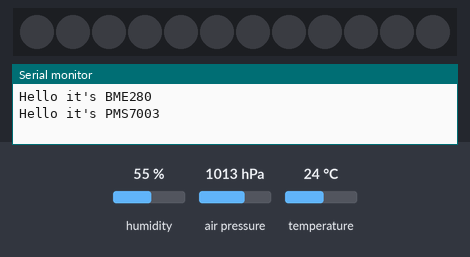
This sketch was run on a simulated Arduino Mega 2560, built with avr-gcc and run on an emulated ATmega2560. On the bench: 12 RGB LEDs in strip order, left to right, the last lines printed to the serial monitor. Inputs (shaded band) come from the test bench; at power-on: humidity 55 %, temperature 24 °C, air pressure 1013 hPa. Dim RGB values are drawn brighter than linear.

Above: at 1.2 s.
1.3 s: humidity set to 42 %
3.5 s: humidity set to 39 %
At 5.2 s:
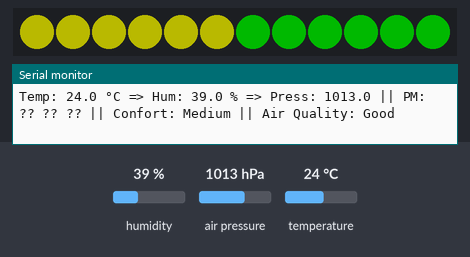
5.5 s: temperature set to 17.4 °C
7.2 s: temperature set to 16.6 °C
At 8.7 s:
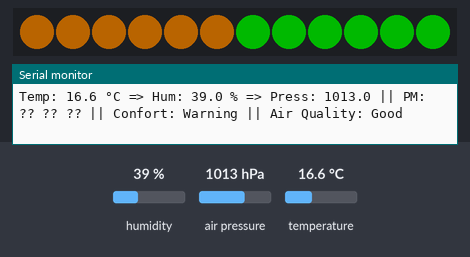
9.5 s: humidity set to 88 %
At 11.2 s:
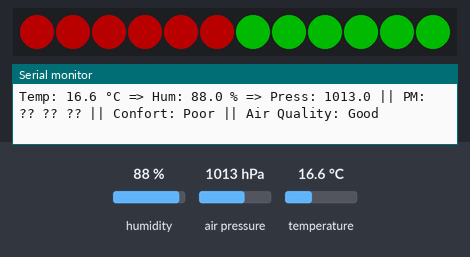
11.5 s: humidity set to 81 %
13.2 s: humidity set to 78 %
At 14.6 s:
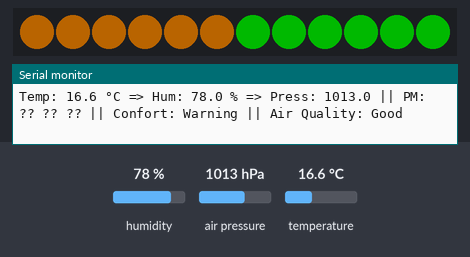
Timing chart, 0 to 16.2 s (numbered marks = the images above; inputs shaded):
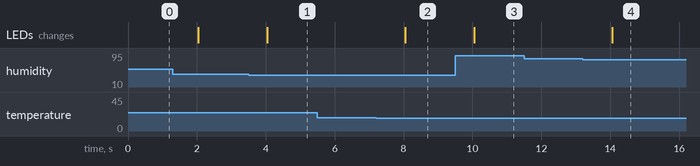

Measured:
- the behaviour switches between 41 and 40 % on humidity (found by bisection; images 0 and 1)
- the behaviour switches between 17.1 and 17 °C on temperature (found by bisection; images 1 and 2)
- the behaviour switches between 80 and 79 % on humidity (found by bisection; images 3 and 4)
- after the input at 3.5 s, the LEDs: change after 0.55 s (image 1)
- after the input at 7.2 s, the LEDs: change after 0.86 s (image 2)
- after the input at 9.5 s, the LEDs: change after 0.55 s (image 3)
- after the input at 13.2 s, the LEDs: change after 0.86 s (image 4)

The sketch:

mesuresV2.ino
```cpp
#include <Wire.h>
#include <Adafruit_BME280.h>
#include <Adafruit_NeoPixel.h>

// === Configuration capteurs et LEDs ===
#define LED_PIN 21
#define NUM_LEDS 12
#define LED_CONFORT 6   // 6 premières LEDs
#define LED_POLLUTION 6 // 6 dernières LEDs

Adafruit_BME280 bmeSensor;
Adafruit_NeoPixel ledStrip(NUM_LEDS, LED_PIN, NEO_GRB + NEO_KHZ800);

// === Énumération qualité ===
enum Level { POOR = 0, WARNING = 1, MEDIUM = 2, GOOD = 3 };

// Structure pour stocker les données PMS7003
struct AirParticles {
  uint16_t pm1;
  uint16_t pm2_5;
  uint16_t pm10;
};
AirParticles airData;

// === Fonction pour lire le PMS7003 sur Serial1 ===
bool readPMS(AirParticles &data) {
  static uint8_t buffer[32];
  static uint8_t ptr = 0;

  while (Serial1.available()) {
    uint8_t byteReceived = Serial1.read();

    // Détecter le début de trame
    if (ptr == 0 && byteReceived != 0x42) continue;
    if (ptr == 1 && byteReceived != 0x4D) { ptr = 0; continue; }

    buffer[ptr++] = byteReceived;

    if (ptr == 32) {
      data.pm1   = (buffer[10] << 8) | buffer[11];
      data.pm2_5 = (buffer[12] << 8) | buffer[13];
      data.pm10  = (buffer[14] << 8) | buffer[15];
      ptr = 0;
      return true;
    }
  }
  return false;
}

// === Évaluation de la pollution (PM2.5) ===
Level evaluatePollution(float pm25) {
  if (pm25 < 12) return GOOD;
  else if (pm25 < 25) return MEDIUM;
  else if (pm25 < 50) return WARNING;
  else return POOR;
}

// === Évaluation du confort (temp + humidité) ===
Level evaluateConfort(float temp, float hum) {
  // Score température
  int tempScore = (temp > 20 && temp < 25) ? 3 :
                  (temp > 17 && temp < 28) ? 2 :
                  (temp > 10 && temp < 32) ? 1 : 0;

  // Score humidité
  int humScore = (hum > 40 && hum < 60) ? 3 :
                 (hum > 30 && hum < 70) ? 2 :
                 (hum > 20 && hum < 80) ? 1 : 0;

  int score = (tempScore + humScore) / 2; // moyenne
  return static_cast<Level>(score);
}

// === Couleur selon le niveau ===
uint32_t levelColor(Level level) {
  switch (level) {
    case GOOD: return ledStrip.Color(0, 255, 0);      // Vert
    case MEDIUM:      return ledStrip.Color(255, 255, 0);    // Jaune
    case WARNING:    return ledStrip.Color(255, 140, 0);    // Orange
    case POOR:
    default:        return ledStrip.Color(255, 0, 0);      // Rouge
  }
}

// === Texte selon le niveau ===
const char* levelText(Level level) {
  switch (level) {
    case GOOD: return "Good";
    case MEDIUM:      return "Medium";
    case WARNING:    return "Warning";
    case POOR:
    default:        return "Poor";
  }
}

// === Afficher LEDs pour confort et pollution ===
void displayLEDs(Level confort, Level pollution) {
  uint32_t colorConfort = levelColor(confort);
  uint32_t colorPollution = levelColor(pollution);

  // LEDs 0–5 : confort
  for (int i = 0; i < LED_CONFORT; i++) {
    ledStrip.setPixelColor(i, colorConfort);
  }

  // LEDs 6–11 : pollution
  for (int i = LED_CONFORT; i < NUM_LEDS; i++) {
    ledStrip.setPixelColor(i, colorPollution);
  }

  ledStrip.show();
}

// === Initialisation ===
void setup() {
  Serial.begin(9600);
  Serial1.begin(9600);

  ledStrip.begin();
  ledStrip.setBrightness(70);
  ledStrip.show();

  if (!bmeSensor.begin(0x76) && !bmeSensor.begin(0x77)) {
    Serial.println("Erreur : BME280 introuvable !");
    displayLEDs(POOR, POOR);
    while (1);
  }

  Serial.println("Hello it's BME280");
  Serial.println("Hello it's PMS7003");
}

// === Boucle principale ===
void loop() {
  static unsigned long previousTime = 0;
  static bool newPMSData = false;

  // Lecture PMS7003
  if (readPMS(airData)) newPMSData = true;

  // Lecture BME280
  float temperature = bmeSensor.readTemperature();
  float humidity    = bmeSensor.readHumidity();
  float pressure    = bmeSensor.readPressure() / 100.0F;

  if (millis() - previousTime > 2000) {
    previousTime = millis();

    Serial.print("Temp: "); Serial.print(temperature, 1);
    Serial.print(" °C => Hum: "); Serial.print(humidity, 1);
    Serial.print(" % => Press: "); Serial.print(pressure, 1);

    if (newPMSData) {
      Serial.print(" => PM1: "); Serial.print(airData.pm1);
      Serial.print(" => PM2.5: "); Serial.print(airData.pm2_5);
      Serial.print(" => PM10: "); Serial.print(airData.pm10);
      newPMSData = false;
    } else {
      Serial.print(" || PM: ?? ?? ??");
    }

    Level pollutionLevel = evaluatePollution(airData.pm2_5);
    Level confortLevel = evaluateConfort(temperature, humidity);

    Serial.print(" || Confort: ");
    Serial.print(levelText(confortLevel));
    Serial.print(" || Air Quality: ");
    Serial.println(levelText(pollutionLevel));

    displayLEDs(confortLevel, pollutionLevel);
  }
}
```
